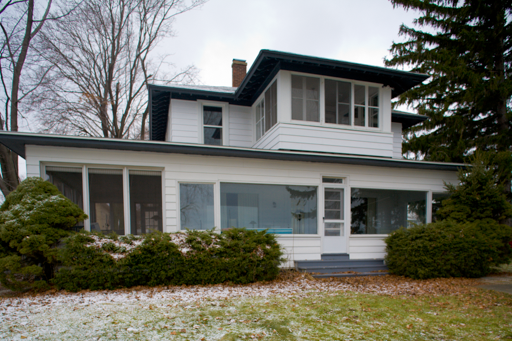
//> input picture quality_metrics/images/ground_truth.png, 512 x 341 px; the run also reads 1 picture not shown here
$ ./compare   (built with g++ and OpenCV 4)
//> lines starting //> are read from the running program, lines starting //| are printed output that depends on the picture
// C++
#include <cmath>
#include <vector>
#include <iostream>
#include <assert.h>
#include <filesystem>
// 矩阵运算
#include <Eigen/Sparse>
// 图像处理
#include <opencv2/opencv.hpp>


namespace {

    void run(const std::function<void()>& work=[]{}, const std::string message="") {
        auto start = std::chrono::steady_clock::now();
        work();
        auto finish = std::chrono::steady_clock::now();
        auto duration = std::chrono::duration_cast<std::chrono::milliseconds>(finish - start);
        std::cout << message << " " << duration.count() << " ms" <<  std::endl;
    }

    void cv_show(const cv::Mat& one_image, const char* info="") {
        cv::imshow(info, one_image);
        cv::waitKey(0);
        cv::destroyAllWindows();
    }

    bool cv_write(const cv::Mat& source, const std::string save_path) {
        return cv::imwrite(save_path, source, std::vector<int>({cv::IMWRITE_PNG_COMPRESSION, 0}));
    }

    void cv_info(const cv::Mat& one_image) {
        std::cout << "高  :  " << one_image.rows << "\n宽  :  " << one_image.cols << "\n通道 :  " << one_image.channels() << std::endl;
        std::cout << "步长 :  " << one_image.step << std::endl;
        std::cout << "是否连续" << std::boolalpha << one_image.isContinuous() << std::endl;
    }

    cv::Mat cv_concat(const std::vector<cv::Mat> images, const bool v=false) {
        cv::Mat result;
        if(not v) cv::hconcat(images, result);
        else cv::vconcat(images, result);
        return result;
    }

    cv::Mat make_pad(const cv::Mat& one_image, const int pad_H, const int pad_W) {
        cv::Mat padded_image;
        cv::copyMakeBorder(one_image, padded_image, pad_H, pad_H, pad_W, pad_W, cv::BORDER_REPLICATE);
        return padded_image;
    }

    inline int square(const int x) {
        return x * x;
    }
}


float compute_psnr(const cv::Mat& lhs, const cv::Mat& rhs) {
    const int H = lhs.rows;
    const int W = rhs.cols;
    const int C = lhs.channels();
    assert(rhs.rows == H and rhs.cols == W and rhs.channels() == C);
    const int length = H * W;
    const uchar* const l_ptr = lhs.data;
    const uchar* const r_ptr = rhs.data;
    int mse = 0;
    for(int i = 0;i < length; ++i) {
        const int p = C * i;
        for(int j = 0;j < C; ++j)
            mse += square(l_ptr[p + j] - r_ptr[p + j]);
    }
    double __mse = std::sqrt(mse * 1.0 / (length * C));
    // 代入 psnr 公式  20 * log10(255 / std::sqrt(MSE)),
    // 注意 PSNR 越高, mse 越小, 所以 MSE 放在分母
    // 还可以发现, PSNR 每高 1 个 db, 则有 1 / 10 ** 0.5 = 1 / 1.22 倍的误差
    double psnr_value = 20 * std::log10(255 / __mse);
    // std::cout << cv::PSNR(lhs, rhs) << std::endl;
    return psnr_value;
}


float __ssim(const cv::Mat& lhs, const cv::Mat& rhs, const int window_size=11) {
    // 获取信息
    const int H = lhs.rows;
    const int W = lhs.cols;
    const int radius = (window_size - 1) >> 1;
    std::cout << lhs.channels() << std::endl;
    // 对图像做 padding
    cv::Mat left = make_pad(lhs, radius, radius);
    cv::Mat right = make_pad(rhs, radius, radius);
    const int H2 = left.rows;
    const int W2 = left.cols;
    // 转成 float 数据
    left.convertTo(left, CV_32F);
    right.convertTo(right, CV_32F);
    // 做一个 offset
    int cnt = 0;
    const int win_len = square(window_size);
    int offset[win_len];
    std::cout << "win_len = " << win_len << std::endl;
    for(int i = -radius;i <= radius; ++i)
        for(int j = -radius;j <= radius; ++j)
            offset[cnt++] = i * W + j;
    // 准备一个均值图, 存放 left 图的均值
    auto compute_mean = [&](const cv::Mat& target) -> cv::Mat {
        cv::Mat result(H, W, CV_32F);
        for(int i = 0;i < H; ++i) {
            const float* in_ptr = target.ptr<float>() + (i + radius) * W2 + radius;
            float* res_ptr = result.ptr<float>() + i * W;
            for(int j = 0;j < W; ++j) {
                // 遍历局部窗口
                float sum_value = 0;
                for(int k = 0;k < win_len; ++k)
                    sum_value += in_ptr[j + offset[k]];
                res_ptr[j] = sum_value / win_len;
            }
        }
        return result;
    };
    const auto left_mean = compute_mean(left);
    const auto right_mean = compute_mean(right);
    // 计算二者的方差,
    const int length = H * W;
    auto compute_sigma = [&](const cv::Mat& target, const cv::Mat& mean) ->cv::Mat {
        cv::Mat result(H, W, CV_32F);
        for(int i = 0;i < H; ++i) {
            const float* mean_ptr = mean.ptr<float>() + i * W;
            const float* in_ptr = target.ptr<float>() + (i + radius) * W2 + radius;
            float* res_ptr = result.ptr<float>() + i * W;
            for(int j = 0;j < W; ++j) {
                // 遍历局部窗口
                float sum_value = 0;
                for(int k = 0;k < win_len; ++k) {
                    float diff = in_ptr[j + offset[k]] - mean_ptr[j];
                    sum_value += diff * diff;
                }
                res_ptr[j] = sum_value / win_len;
            }
        }
        return result;
    };
    const auto left_sigma = compute_sigma(left, left_mean);
    const auto right_sigma = compute_sigma(right, right_mean);
    // 计算协方差
    cv::Mat cov(H, W, CV_32F);
    for(int i = 0;i < H; ++i) {
        const float* left_ptr = left.ptr<float>() + (radius + i) * W;
        const float* right_ptr = right.ptr<float>() + (radius + i) * W;
        const float* left_mean_ptr = left_mean.ptr<float>() + i * W;
        const float* right_mean_ptr = right_mean.ptr<float>() + i * W;
        float* res_ptr = cov.ptr<float>() + i * W;
        for(int j = 0;j < W; ++j) {
            // 遍历局部窗口
            float sum_value = 0;
            for(int k = 0;k < win_len; ++k) {
                float diff = (left_ptr[j + offset[k]] - left_mean_ptr[j]) * (right_ptr[j + offset[k]] - right_mean_ptr[j]);
                sum_value += diff;
            }
            res_ptr[j] = sum_value / win_len;
        }
    }

    // 计算均值的平方
    cv::Mat left_mean_2(H, W, CV_32F);
    for(int i = 0;i < length; ++i) left_mean_2.data[i] = left_mean.data[i] * left_mean.data[i];
    cv::Mat right_mean_2(H, W, CV_32F);
    for(int i = 0;i < length; ++i) right_mean_2.data[i] = right_mean.data[i] * right_mean.data[i];
    // 计算方差的平方
    cv::Mat left_sigma_2(H, W, CV_32F);
    for(int i = 0;i < length; ++i) left_sigma_2.data[i] = left_sigma.data[i] * left_sigma.data[i];
    cv::Mat right_sigma_2(H, W, CV_32F);
    for(int i = 0;i < length; ++i) right_sigma_2.data[i] = right_sigma.data[i] * right_sigma.data[i];
    // 计算 ssim, 平均值
    cv::Mat ssim_matrix = (2 * left_mean * right_mean + 0.01 * 0.01) / (left_mean_2 + right_mean_2 + 0.01 * 0.01);
    ssim_matrix = ssim_matrix * (2 * cov + 0.03 * 0.03) / (left_sigma_2 + right_sigma_2 + 0.03 * 0.03);
    return 0;
}

float compute_ssim(const cv::Mat& lhs, const cv::Mat& rhs, const int window_size=11) {
    assert(lhs.rows == rhs.rows and lhs.cols == rhs.cols and lhs.channels() == rhs.channels());
    // 转成三通道
    std::vector<cv::Mat> lhs_temp, rhs_temp;
    cv::split(lhs, lhs_temp);
    cv::split(rhs, rhs_temp);
    // 对应通道之间计算 ssim
    const int C = lhs.channels();
    float mean_ssim = 0;
    for(int i = 0;i < C; ++i) {
        mean_ssim += __ssim(lhs_temp[0], rhs_temp[0], window_size);
    }
    return mean_ssim / C;
}


int main() {

    // 读取图像
    cv::Mat label = cv::imread("./images/ground_truth.png");
//> label is the input picture: 341 rows x 512 cols, CV_8UC3; mean B, G, R 99.8, 110, 109.6
    cv::Mat result = cv::imread("./images/pre-trained.png");
    assert(not label.empty() and not result.empty());

    // 计算 PSNR
    const float psnr_value = compute_psnr(label, result);
//> the loop in compute_psnr, `for(int i = 0;i < length; ++i)` made 174592 passes
//> mse on passes 1 to 3: 14, 960, 1165
//> after the loop in compute_psnr, `for(int i = 0;i < length; ++i)`: mse = 14205885
//> in compute_psnr, `double psnr_value = 20 * std::log10(255 / __mse);`: psnr_value = 33.8
//> psnr_value = 33.8
    printf("PSNR    :  %.5f db\n", psnr_value);
//| PSNR    :  33.79758 db
    printf("OpenCV  :  %.5f db\n\n", cv::PSNR(label, result));
//| OpenCV  :  33.79758 db

    // 计算 SSIM
    const float ssim_value = compute_ssim(label, result);
//> in compute_ssim, `cv::split(lhs, lhs_temp);`:
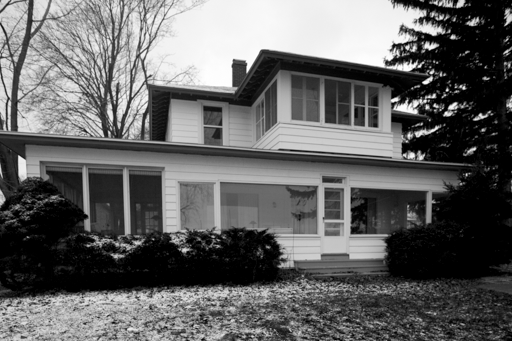
//> lhs_temp[0]: 341 rows x 512 cols, CV_8UC1; min 0, max 255, mean 99.8
//> in compute_ssim, `cv::split(lhs, lhs_temp);`:
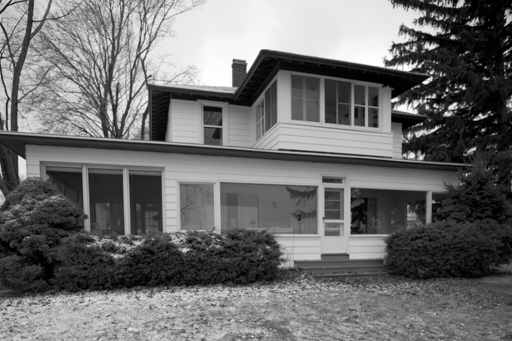
//> lhs_temp[1]: 341 rows x 512 cols, CV_8UC1; min 0, max 255, mean 110
//> in compute_ssim, `cv::split(lhs, lhs_temp);`:
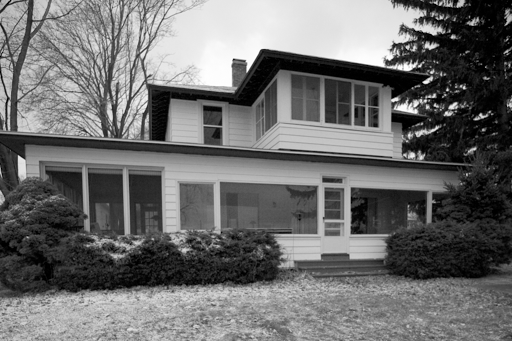
//> lhs_temp[2]: 341 rows x 512 cols, CV_8UC1; min 0, max 255, mean 109.6
//> (the run ends here: the program stops with an error, at `cv::Mat ssim_matrix = (2 * left_mean * right_mean + 0.01 * 0.01) / (le..`)
